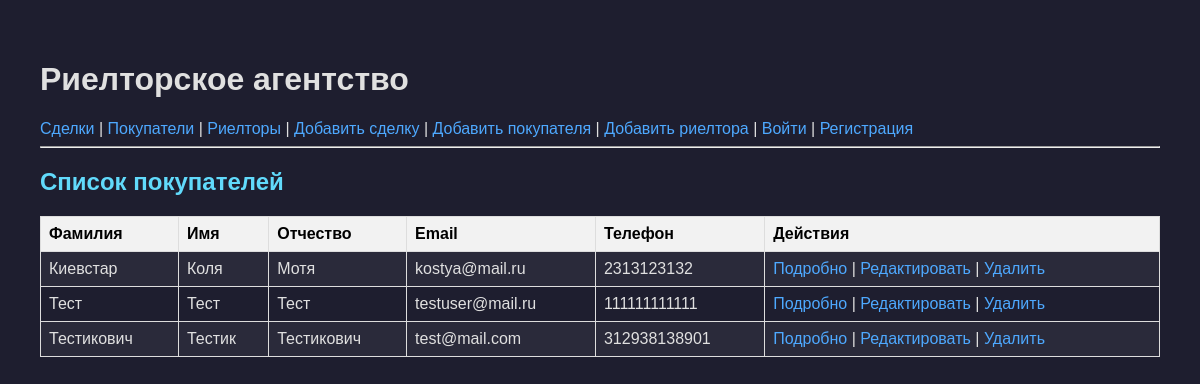
Page /buyer/ on the committed database.
### agency/models.py (models this page shows, shortened)
class Buyer(models.Model):
    first_name = models.CharField(max_length=50, verbose_name="Имя")
    last_name = models.CharField(max_length=50, verbose_name="Фамилия")
    patronymic = models.CharField(max_length=50, verbose_name="Отчество")
    phone = models.CharField(max_length=15, verbose_name="Телефон")
    email = models.EmailField(unique=True, verbose_name="Email")
    created_at = models.DateTimeField(auto_now_add=True, verbose_name="Дата создания")
    created_by = models.ForeignKey(User, on_delete=models.SET_NULL, null=True, blank=True, verbose_name="Создал")
    class Meta:
        verbose_name = "Покупатель"
        verbose_name_plural = "Покупатели"

### agency/views.py (the view)
# urls.py: path('buyer/', views.buyer_list, name='buyer_list'),
def buyer_list(request):
    buyers = Buyer.objects.all().order_by('last_name')
    return render(request, 'agency/buyer_list.html', {'buyers': buyers})

### agency/templates/agency/buyer_list.html
{% extends 'agency/base.html' %}
{% block content %}
    <h2>Список покупателей</h2>
    {% if buyers %}
        <table>
            <tr>
                <th>Фамилия</th>
                <th>Имя</th>
                <th>Отчество</th>
                <th>Email</th>
                <th>Телефон</th>
                <th>Действия</th>
            </tr>
            {% for buyer in buyers %}
                <tr>
                    <td>{{ buyer.last_name }}</td>
                    <td>{{ buyer.first_name }}</td>
                    <td>{{ buyer.patronymic }}</td>
                    <td>{{ buyer.email }}</td>
                    <td>{{ buyer.phone }}</td>
                    <td>
                        <a href="{% url 'agency:buyer_detail' buyer.pk %}">Подробно</a> |
                        <a href="{% url 'agency:buyer_edit' buyer.pk %}">Редактировать</a> |
                        <a href="{% url 'agency:buyer_delete' buyer.pk %}">Удалить</a>
                    </td>
                </tr>
            {% endfor %}
        </table>
    {% else %}
        <p>Покупателей пока нет.</p>
    {% endif %}
{% endblock %}

### agency/templates/agency/base.html (shortened to what this page needs)
{% load static %}
<!DOCTYPE html>
<html lang="ru">
<head>
    <link rel="stylesheet" href="{% static 'agency/style.css' %}">
</head>
<body>
    <h1>Риелторское агентство</h1>
    <nav>
        <a href="{% url 'agency:deal_list' %}">Сделки</a> |
        <a href="{% url 'agency:buyer_list' %}">Покупатели</a> |
        <a href="{% url 'agency:realtor_list' %}">Риелторы</a> |
        <a href="{% url 'agency:deal_create' %}">Добавить сделку</a> |
        <a href="{% url 'agency:buyer_create' %}">Добавить покупателя</a> |
        <a href="{% url 'agency:realtor_create' %}">Добавить риелтора</a> |
        {% if user.is_authenticated %}
            <span>Привет, {{ user.profile.first_name }} ({{ user.profile.role }})</span> |
            <a href="{% url 'agency:logout' %}">Выйти</a>
        {% else %}
            <a href="{% url 'agency:login' %}">Войти</a> |
            <a href="{% url 'agency:register' %}">Регистрация</a>
        {% endif %}
    </nav>
    <hr>
    {% block content %}
    {% endblock %}
</body>
</html>

### agency/static/agency/style.css (style rules this page uses)
body { background-color: #1e1e2f; color: #e0e0e0; font-family: 'Segoe UI', sans-serif; margin: 0; padding: 20px; }
h2 { color: #61dafb; margin-bottom: 20px; }
table { width: 100%; border-collapse: collapse; margin-bottom: 30px; }
th, td { padding: 12px 16px; border-bottom: 1px solid #333; }
th { background-color: #2c2c3e; color: #ffffff; }
tr:nth-child(even) { background-color: #2a2a3a; }
a { color: #4ea9ff; text-decoration: none; }
th { background-color: #f2f2f2; color: black; font-weight: bold; }

### agency/templates/agency/base.html (style rules this page uses)
body { font-family: Arial, sans-serif; margin: 20px; }
table { border-collapse: collapse; width: 100%; }
th, td { border: 1px solid #ddd; padding: 8px; text-align: left; }
th { background-color: #f2f2f2; }

### rows in the picture
Buyer: last_name "Киевстар", first_name "Коля", patronymic "Мотя", email "kostya@mail.ru", phone "2313123132"
Buyer: last_name "Тест", first_name "Тест", patronymic "Тест", email "testuser@mail.ru", phone "111111111111"
Buyer: last_name "Тестикович", first_name "Тестик", patronymic "Тестикович", email "test@mail.com", phone "312938138901"
